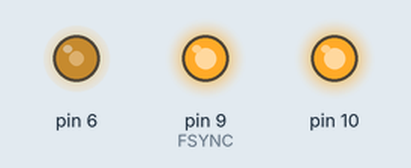
This sketch was run on a simulated Arduino Uno, built with avr-gcc and run on an emulated ATmega328P. On the bench: output pins drawn as LEDs (lit = HIGH). What the sketch prints to the serial monitor is not drawn.

Above: at 0.1 s.
Timing chart, 0 to 1.6 s (numbered marks = the images above):
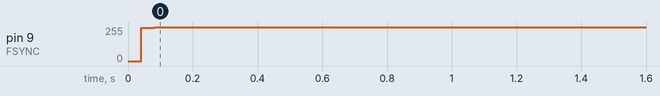

Measured:
- by itself, pin 9 (FSYNC): 0/255 → 255/255 at 0.04 s

The sketch:

AD9833_Test2.ino
```cpp
// (licence header left out)
long freq; //32-bit global frequency variable

#include <SPI.h>
//#include "TimerOne.h"

// Define the FSYNC (used for SD funtion)
#define FSYNC 9

//&nbsp;

void setup()
{
   pinMode(6,OUTPUT);
  TCCR0B = 0;
  TCCR0A = 0;
  TCCR0A |= (1<<WGM01)|(0<<WGM00);
  TCCR0A |= (0<<COM0A1)|(1<<COM0A0);
  TCCR0B |= (1<<CS01);
  OCR0A = 1;
  TCNT0 = 0;
 //Timer1.initialize(1);
 //Timer1.pwm(9, 512);

 pinMode(FSYNC, OUTPUT); //FSYNC

 Serial.begin(9600); // start serial communication at 9600bps

 digitalWrite(FSYNC, HIGH);

 SPI.setDataMode(SPI_MODE2); // requires SPI Mode for AD9837
 SPI.begin();

 delay(100); //A little set up time, just to make sure everything's stable

 //Initial frequency
 freq = 4000;
 WriteFrequencyAD9837(freq);

 Serial.print("Frequency is ");
 Serial.print(freq);
 Serial.println("");

}

void loop()
{

}
void WriteFrequencyAD9837(long frequency)
{
 //
 int MSB;
 int LSB;
 int phase = 0;

 //We can't just send the actual frequency, we have to calculate the "frequency word".
 //This amounts to ((desired frequency)/(reference frequency)) x 0x10000000.
 //calculated_freq_word will hold the calculated result.
 long calculated_freq_word;
 float AD9837Val = 0.00000000;

 AD9837Val = (((float)(frequency))/16000000);
 calculated_freq_word = AD9837Val*0x10000000;

 /*
 Serial.println("");
 Serial.print("Frequency word is ");
 Serial.print(calculated_freq_word);
 Serial.println("");
 */

 //Once we've got that, we split it up into separate bytes.
 MSB = (int)((calculated_freq_word & 0xFFFC000)>>14); //14 bits
 LSB = (int)(calculated_freq_word & 0x3FFF);

 //Set control bits DB15 ande DB14 to 0 and one, respectively, for frequency register 0
 LSB |= 0x4000;
 MSB |= 0x4000;

 phase &= 0xC000;

 WriteRegisterAD9837(0x2100);

 //delay(500);

 //Set the frequency==========================
 WriteRegisterAD9837(LSB); //lower 14 bits

WriteRegisterAD9837(MSB); //upper 14 bits

WriteRegisterAD9837(phase); //mid-low

 //Power it back up
 //AD9837Write(0x2020); //square
 WriteRegisterAD9837(0x2000); //sin
 //AD9837Write(0x2002); //triangle

}

//This is the guy that does the actual talking to the AD9837
void WriteRegisterAD9837(int dat)
{
 digitalWrite(FSYNC, LOW); //Set FSYNC low
 delay(10);

 SPI.transfer(highByte(dat)); Serial.println(highByte(dat));
 SPI.transfer(lowByte(dat)); Serial.println(lowByte(dat));

delay(10);
 digitalWrite(FSYNC, HIGH); //Set FSYNC high
}
```
